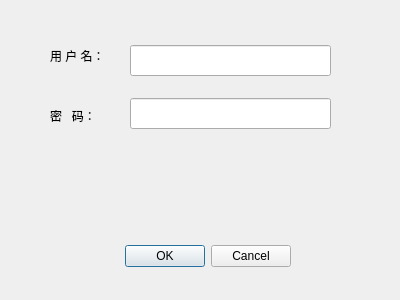
<?xml version="1.0" encoding="UTF-8"?>
<ui version="4.0">
 <class>LoginWidget</class>
 <widget class="QDialog" name="LoginWidget">
  <property name="geometry">
   <rect>
    <x>0</x>
    <y>0</y>
    <width>400</width>
    <height>300</height>
   </rect>
  </property>
  <property name="windowTitle">
   <string>登陆</string>
  </property>
  <widget class="QDialogButtonBox" name="buttonBox">
   <property name="geometry">
    <rect>
     <x>70</x>
     <y>240</y>
     <width>221</width>
     <height>32</height>
    </rect>
   </property>
   <property name="orientation">
    <enum>Qt::Horizontal</enum>
   </property>
   <property name="standardButtons">
    <set>QDialogButtonBox::Cancel|QDialogButtonBox::Ok</set>
   </property>
  </widget>
  <widget class="QLabel" name="label">
   <property name="geometry">
    <rect>
     <x>50</x>
     <y>40</y>
     <width>81</width>
     <height>31</height>
    </rect>
   </property>
   <property name="text">
    <string>用 户 名：</string>
   </property>
  </widget>
  <widget class="QLabel" name="label_2">
   <property name="geometry">
    <rect>
     <x>50</x>
     <y>100</y>
     <width>81</width>
     <height>31</height>
    </rect>
   </property>
   <property name="text">
    <string>密   码：</string>
   </property>
  </widget>
  <widget class="QLineEdit" name="UserEdt">
   <property name="geometry">
    <rect>
     <x>130</x>
     <y>45</y>
     <width>201</width>
     <height>31</height>
    </rect>
   </property>
  </widget>
  <widget class="QLineEdit" name="PassWordEdt">
   <property name="geometry">
    <rect>
     <x>130</x>
     <y>98</y>
     <width>201</width>
     <height>31</height>
    </rect>
   </property>
   <property name="echoMode">
    <enum>QLineEdit::Password</enum>
   </property>
  </widget>
 </widget>
 <resources/>
 <connections>
  <connection>
   <sender>buttonBox</sender>
   <signal>accepted()</signal>
   <receiver>LoginWidget</receiver>
   <slot>accept()</slot>
   <hints>
    <hint type="sourcelabel">
     <x>248</x>
     <y>254</y>
    </hint>
    <hint type="destinationlabel">
     <x>157</x>
     <y>274</y>
    </hint>
   </hints>
  </connection>
  <connection>
   <sender>buttonBox</sender>
   <signal>rejected()</signal>
   <receiver>LoginWidget</receiver>
   <slot>reject()</slot>
   <hints>
    <hint type="sourcelabel">
     <x>316</x>
     <y>260</y>
    </hint>
    <hint type="destinationlabel">
     <x>286</x>
     <y>274</y>
    </hint>
   </hints>
  </connection>
 </connections>
</ui>
